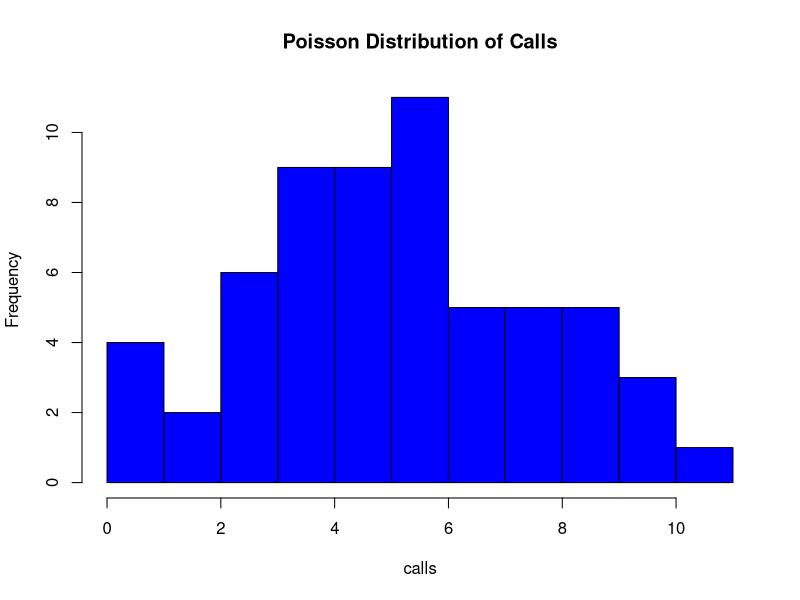

Recreate this plot in R.
#Exercise 4: Poisson Distribution
#Simulate the number of calls received by a call center per minute, assuming an average of 5 calls per minute.
set.seed(42)
calls <- rpois(60, lambda = 5)  # Simulate for 60 minutes
print(calls)
hist(calls, main = "Poisson Distribution of Calls", col = "blue", breaks = 10)
